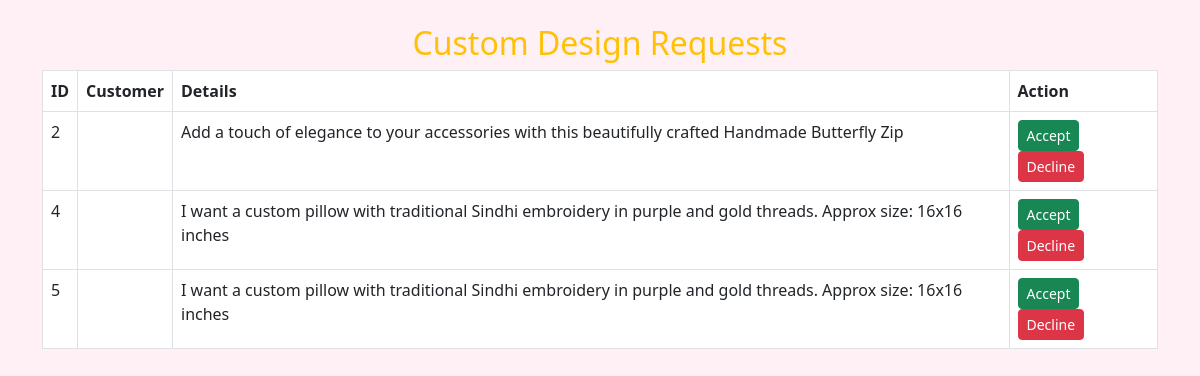
The app's page /custom_requests.php with its own data.
### tables this page shows
CREATE TABLE `custom_requests` (
  `id` int(11) NOT NULL,
  `user_id` int(11) DEFAULT NULL,
  `product_name` varchar(100) DEFAULT NULL,
  `category` varchar(50) DEFAULT NULL,
  `details` text DEFAULT NULL,
  `contact` varchar(100) DEFAULT NULL,
  `created_at` timestamp NOT NULL DEFAULT current_timestamp()
);

### custom_requests.php (the view, shortened to what this page needs)
<?php
$conn = new mysqli("localhost", "root", "", "handmadecrafts");
$result = $conn->query("SELECT * FROM custom_requests");
?>
<!DOCTYPE html>
<html>
<head>
    <link href="https://cdn.jsdelivr.net/npm/bootstrap@5.3.0/dist/css/bootstrap.min.css" rel="stylesheet">
</head>
<body style="background-color: #fff0f5;">
<div class="container mt-4">
    <h2 class="text-center text-warning">Custom Design Requests</h2>
    <table class="table table-bordered">
        <tr><th>ID</th><th>Customer</th><th>Details</th><th>Action</th></tr>
        <?php while($row = $result->fetch_assoc()): ?>
        <tr>
            <td><?= $row['id'] ?></td>
            <td><?= $row['customer_name'] ?></td>
            <td><?= $row['details'] ?></td>
            <td>
                <a href="request_action.php?id=<?= $row['id'] ?>&action=accept" class="btn btn-success btn-sm">Accept</a>
                <a href="request_action.php?id=<?= $row['id'] ?>&action=decline" class="btn btn-danger btn-sm">Decline</a>
            </td>
        </tr>
        <?php endwhile; ?>
    </table>
</div>
</body>
</html>

### records on screen
custom_requests: id "2", details "Add a touch of elegance to your accessories with this beautifully crafted Handmade Butterfly Zip"
custom_requests: id "4", details "I want a custom pillow with traditional Sindhi embroidery in purple and gold threads. Approx size: 16x16 inches"
custom_requests: id "5", details "I want a custom pillow with traditional Sindhi embroidery in purple and gold threads. Approx size: 16x16 inches"
